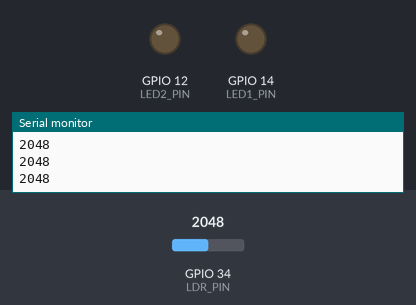
Simulated run of this sketch. Board: ESP32. Parts: output pins drawn as LEDs (lit = HIGH), the last lines printed to the serial monitor. The test bench sets the inputs (shaded band); at power-on: GPIO 34 (LDR_PIN) = 2048.

Above: at 1.2 s.
1.3 s: GPIO 34 (LDR_PIN) set to 0
At 2.5 s:
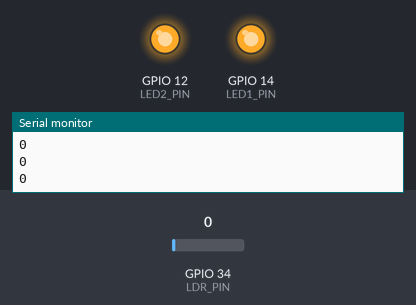
2.8 s: GPIO 34 (LDR_PIN) set to 491
At 3.7 s:
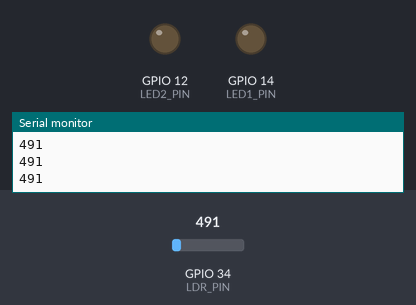
Timing chart, 0 to 5.8 s (numbered marks = the images above; inputs shaded):
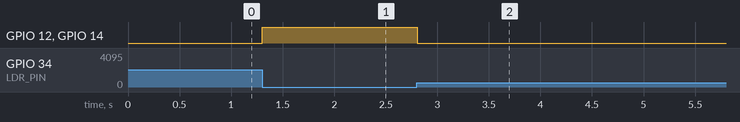

Measured:
- after the input at 1.3 s, GPIO 12 (LED2_PIN), GPIO 14 (LED1_PIN): LOW → HIGH at once
- after the input at 2.8 s, GPIO 12 (LED2_PIN), GPIO 14 (LED1_PIN): HIGH → LOW at once

The sketch:

iot_6__.ino
```cpp
#define LED1_PIN 14
#define LED2_PIN 12
#define LDR_PIN 34   // 조도센서 아날로그 입력

int lightThreshold = 0;  //  LED 켜짐 기준값, 환경에 맞게 조정

void setup() {
  pinMode(LED1_PIN, OUTPUT);
  pinMode(LED2_PIN, OUTPUT);

  // 시리얼 모니터 초기화
  Serial.begin(115200);
  Serial.println("LDR LED 제어 시작");
}

void loop() {
  // LDR 값 읽기 (0 ~ 4095)
  int lightValue = analogRead(LDR_PIN);

  // 시리얼 모니터 출력
  Serial.println(lightValue);

  // LED 제어
  if (lightValue <= lightThreshold) {
    // 어두우면 LED 켜기
    digitalWrite(LED1_PIN, HIGH);
    digitalWrite(LED2_PIN, HIGH);
  } else {
    // 밝으면 LED 끄기
    digitalWrite(LED1_PIN, LOW);
    digitalWrite(LED2_PIN, LOW);
  }

  delay(100); // 센서 읽기 간격
}
```
